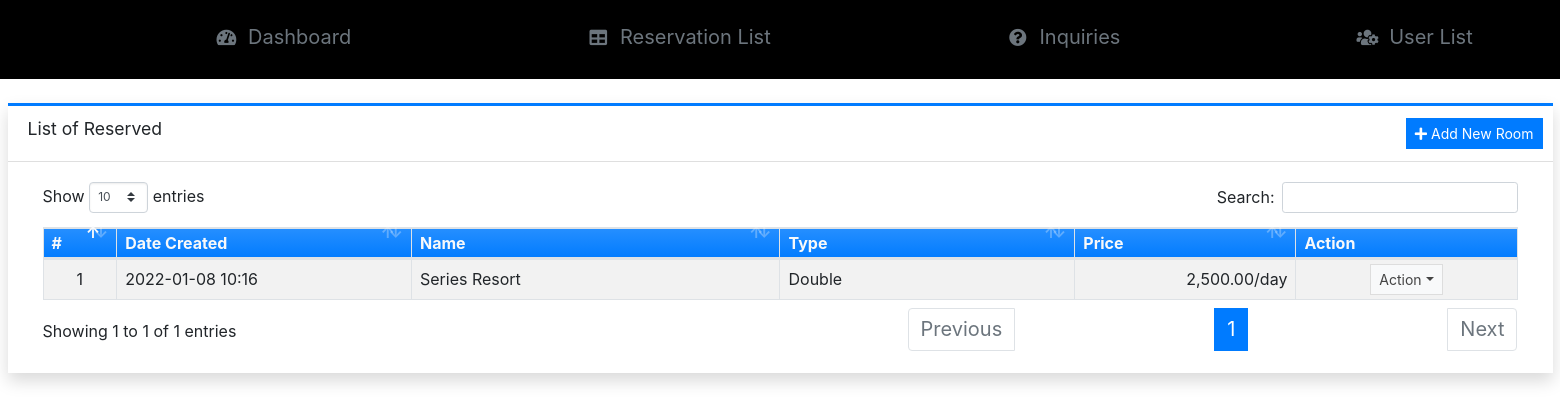
The app's page /admin/?page=rooms (signed in) with its own data.
### tables this page shows
CREATE TABLE `room_list` (
  `id` int(30) NOT NULL,
  `name` text NOT NULL,
  `type` varchar(200) NOT NULL,
  `description` text NOT NULL,
  `price` float NOT NULL DEFAULT 0,
  `image_path` text NOT NULL,
  `status` tinyint(1) NOT NULL DEFAULT 1,
  `delete_flag` tinyint(1) NOT NULL DEFAULT 0,
  `date_created` datetime NOT NULL DEFAULT current_timestamp(),
  `date_updated` datetime DEFAULT NULL ON UPDATE current_timestamp()
);

### admin/rooms/index.php (the view, shortened to what this page needs)
<div class="card card-outline card-primary rounded-0 shadow">
	<div class="card-header">
		<h3 class="card-title">List of Reserved</h3>
		<div class="card-tools">
			<a href="javascript:void(0)" id="create_new" class="btn btn-flat btn-sm btn-primary"><span class="fas fa-plus"></span>  Add New Room</a>
		</div>
	</div>
	<div class="card-body">
		<div class="container-fluid">
        <div class="container-fluid">
			<table class="table table-bordered table-hover table-striped">
				<colgroup>
					<col width="5%">
					<col width="20%">
					<col width="25%">
					<col width="20%">
					<col width="15%">
					<col width="15%">
				</colgroup>
				<thead>
					<tr class="bg-gradient-primary text-light">
						<th>#</th>
						<th>Date Created</th>
						<th>Name</th>
						<th>Type</th>
						<th>Price</th>
						<th>Action</th>
					</tr>
				</thead>
				<tbody>
					<?php
						$i = 1;
						$qry = $conn->query("SELECT * from `room_list` where delete_flag = 0 order by `name` asc ");
						while($row = $qry->fetch_assoc()):
					?>
						<tr>
							<td class="text-center"><?php echo $i++; ?></td>
							<td class=""><?php echo date("Y-m-d H:i",strtotime($row['date_created'])) ?></td>
							<td class=""><p class="m-0 truncate-1"><?php echo $row['name'] ?></p></td>
							<td class=""><p class="m-0 truncate-1"><?php echo $row['type'] ?></p></td>
							<td class="text-right"><?= number_format($row['price'],2) ?>/day</td>
							<td align="center">
								 <button type="button" class="btn btn-flat btn-default btn-sm dropdown-toggle dropdown-icon" data-toggle="dropdown">
				                  		Action
				                  </button>
							</td>
						</tr>
					<?php endwhile; ?>
				</tbody>
			</table>
		</div>
		</div>
	</div>
</div>

### records on screen
room_list: date_created "2022-01-08 10:16", name "Series Resort", type "Double", price "2,500.00"
